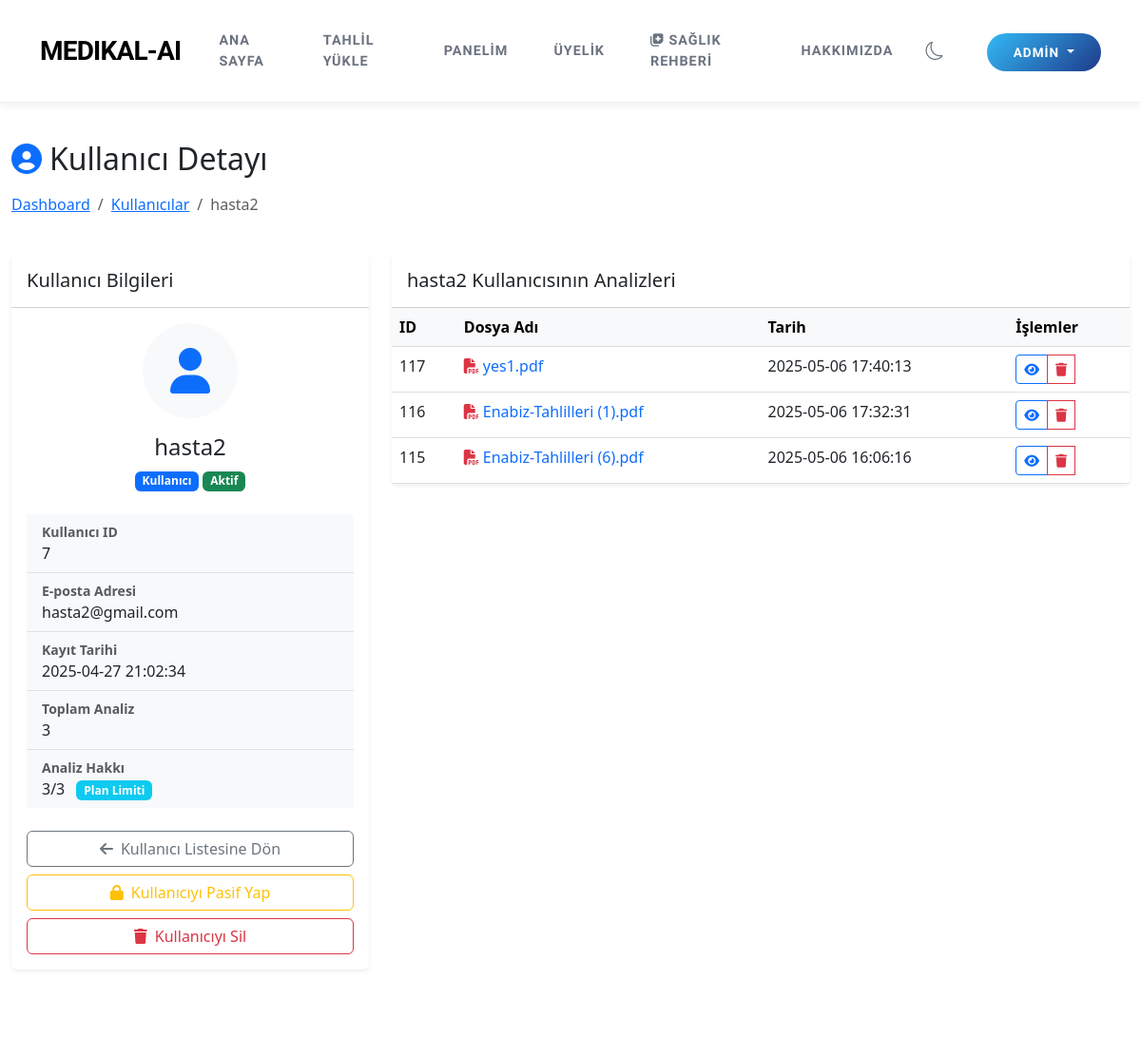
/admin/users/7 (signed in, upper part), run on an earlier commit of the app's database.
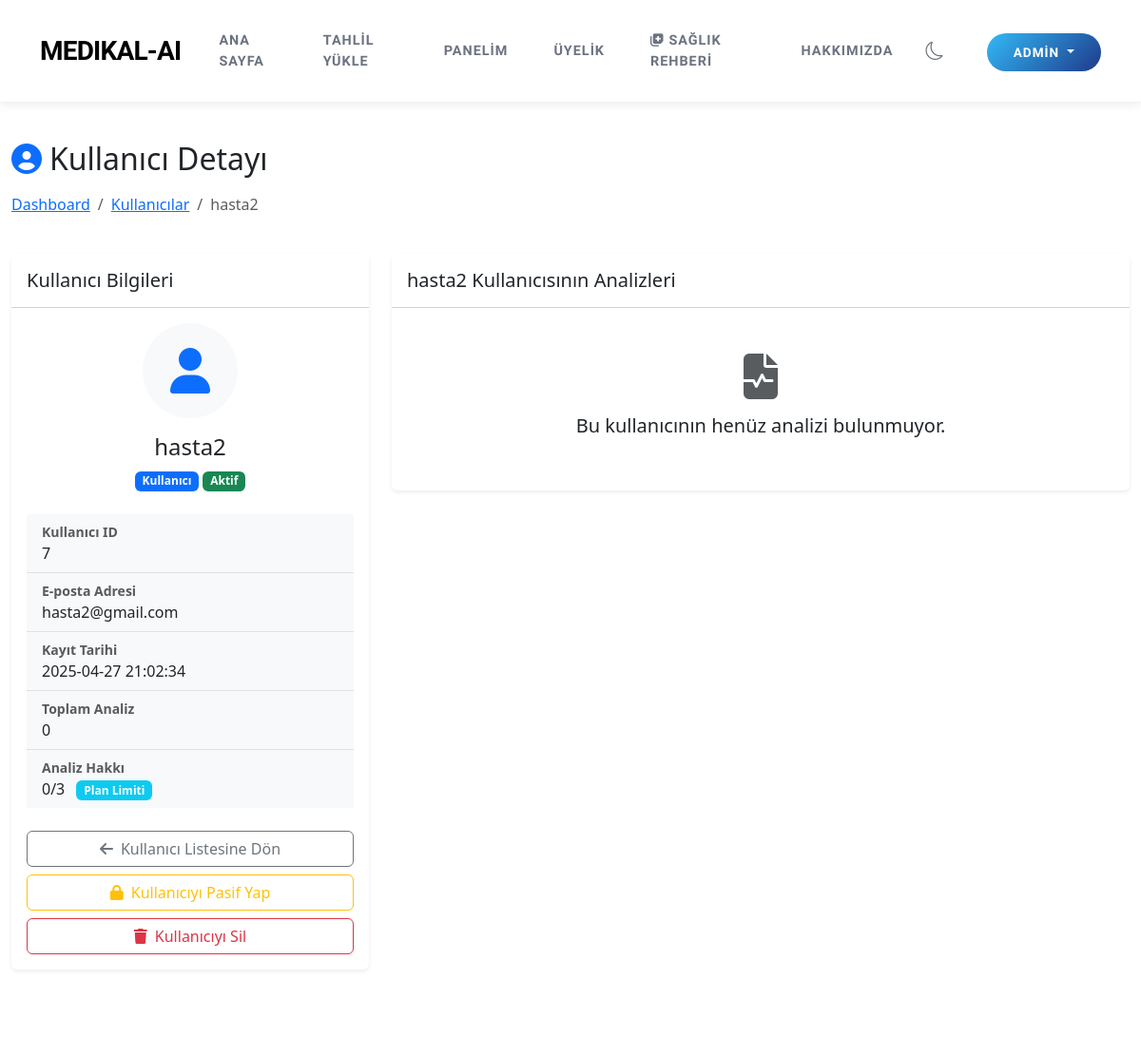
And on a later commit of the database.
### tables this page shows
CREATE TABLE analyses (
        id INTEGER PRIMARY KEY AUTOINCREMENT,
        user_id INTEGER,
        file_name TEXT,
        analysis_text TEXT,
        analysis_result TEXT,
        created_at TIMESTAMP DEFAULT CURRENT_TIMESTAMP, analysis_json TEXT, analysis_type TEXT DEFAULT 'kan',
        FOREIGN KEY (user_id) REFERENCES users (id)
    );

### app.py (the view)
@app.route('/admin/users/<int:user_id>')
@admin_required
def admin_user_detail(user_id):
    conn = sqlite3.connect(DB_PATH)
    conn.row_factory = sqlite3.Row
    c = conn.cursor()
    c.execute("SELECT * FROM users WHERE id = ?", (user_id,))
    user = c.fetchone()
    if not user:
        conn.close()
        flash('Kullanıcı bulunamadı!', 'danger')
        return redirect(url_for('admin_users'))
    c.execute("SELECT * FROM analyses WHERE user_id = ? ORDER BY created_at DESC", (user_id,))
    analyses = c.fetchall()
    conn.close()
    return render_template('admin/user_detail.html', user=user, analyses=analyses)

### templates/admin/user_detail.html (shortened to what the changed rows need)
{% extends "layout.html" %}
{% block content %}
<div class="container-fluid py-4">
    <div class="row mb-4">
        <div class="col-md-12">
            <h2 class="mb-3"><i class="fas fa-user-circle me-2 text-primary"></i>Kullanıcı Detayı</h2>
        </div>
    </div>
    <div class="row g-4">
        <div class="col-md-4">
            <div class="card border-0 shadow-sm">
                <div class="card-body">
                    <div class="list-group list-group-flush">
                        <div class="list-group-item bg-light">
                            <div class="fw-bold text-muted small">Toplam Analiz</div>
                            <div>{{ analyses|length }}</div>
                        </div>
                        <div class="list-group-item bg-light">
                            <div class="fw-bold text-muted small">Analiz Hakkı</div>
                            <div>
                                {% if user.analysis_limit %}
                                    {{ analyses|length }}/{{ user.analysis_limit if user.analysis_limit != 999999 else '∞' }}
                                    <span class="badge bg-warning ms-2">Özel Limit</span>
                                {% else %}
                                    {% set plan_limits = {'free': 3, 'basic': 10, 'premium': 999999, 'family': 999999} %}
                                    {% set current_limit = plan_limits.get(user.subscription_plan, 3) %}
                                    {{ analyses|length }}/{{ current_limit if current_limit != 999999 else '∞' }}
                                    <span class="badge bg-info ms-2">Plan Limiti</span>
                                {% endif %}
                            </div>
                        </div>
                    </div>
                </div>
            </div>
        </div>
        <div class="col-md-8">
            <div class="card border-0 shadow-sm">
                <div class="card-body p-0">
                    {% if analyses %}
                    <div class="table-responsive">
                        <table class="table table-hover mb-0">
                            <thead class="table-light">
                                <tr>
                                    <th>ID</th>
                                    <th>Dosya Adı</th>
                                    <th>Tarih</th>
                                    <th>İşlemler</th>
                                </tr>
                            </thead>
                            <tbody>
                                {% for analysis in analyses %}
                                <tr>
                                    <td>{{ analysis.id }}</td>
                                    <td>
                                        <a href="{{ url_for('admin_analysis_detail', analysis_id=analysis.id) }}" class="text-decoration-none">
                                            <i class="fas fa-file-pdf text-danger me-1"></i>{{ analysis.file_name }}
                                        </a>
                                    </td>
                                    <td>{{ analysis.created_at }}</td>
                                    <td>
                                        <div class="btn-group btn-group-sm" role="group">
                                            <a href="{{ url_for('admin_analysis_detail', analysis_id=analysis.id) }}" class="btn btn-outline-primary" title="Görüntüle">
                                                <i class="fas fa-eye"></i>
                                            </a>
                                            <button type="button" class="btn btn-outline-danger" title="Sil" data-bs-toggle="modal" data-bs-target="#deleteModal{{ analysis.id }}">
                                                <i class="fas fa-trash"></i>
                                            </button>
                                        </div>
                                    </td>
                                </tr>
                                {% endfor %}
                            </tbody>
                        </table>
                    </div>
                    {% else %}
                    <div class="text-center py-5">
                        <i class="fas fa-file-medical-alt text-muted mb-3" style="font-size: 3rem;"></i>
                        <h5>Bu kullanıcının henüz analizi bulunmuyor.</h5>
                    </div>
                    {% endif %}
                </div>
            </div>
        </div>
    </div>
</div>
{% endblock %}

What changed in the data, as far as the page shows it:
removed analyses: id "117", file_name "yes1.pdf", created_at "2025-05-06 17:40:13"
removed analyses: id "116", file_name "Enabiz-Tahlilleri (1).pdf", created_at "2025-05-06 17:32:31"
removed analyses: id "115", file_name "Enabiz-Tahlilleri (6).pdf", created_at "2025-05-06 16:06:16"
Also different on the page:
{{ analyses|length }}: "3" → "0"
text no longer shown: "ID Dosya Adı Tarih İşlemler"
text now shown: "Bu kullanıcının henüz analizi bulunmuyor."
